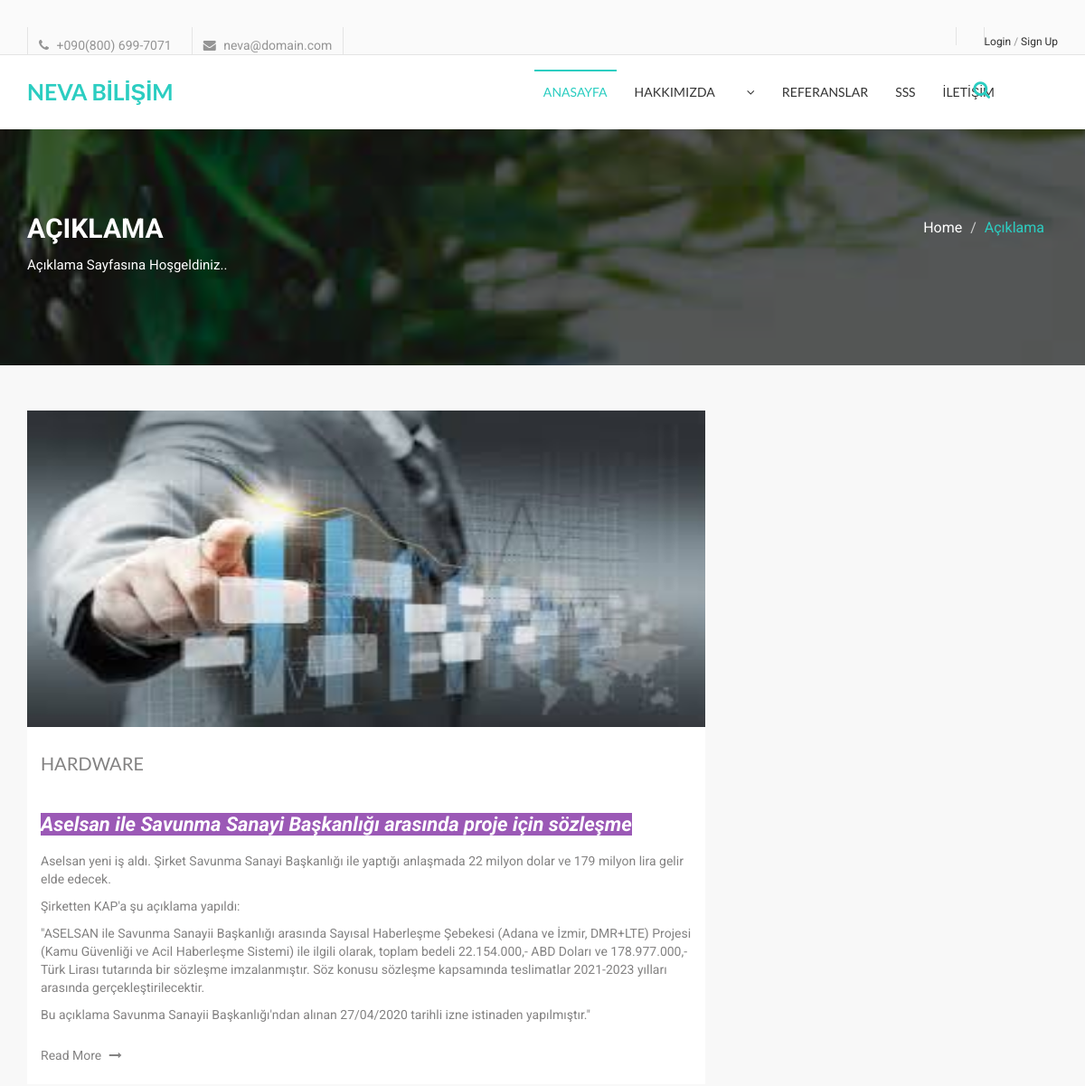
The page /content/9/donanim-projesi/ (upper part) on the database as committed earlier.
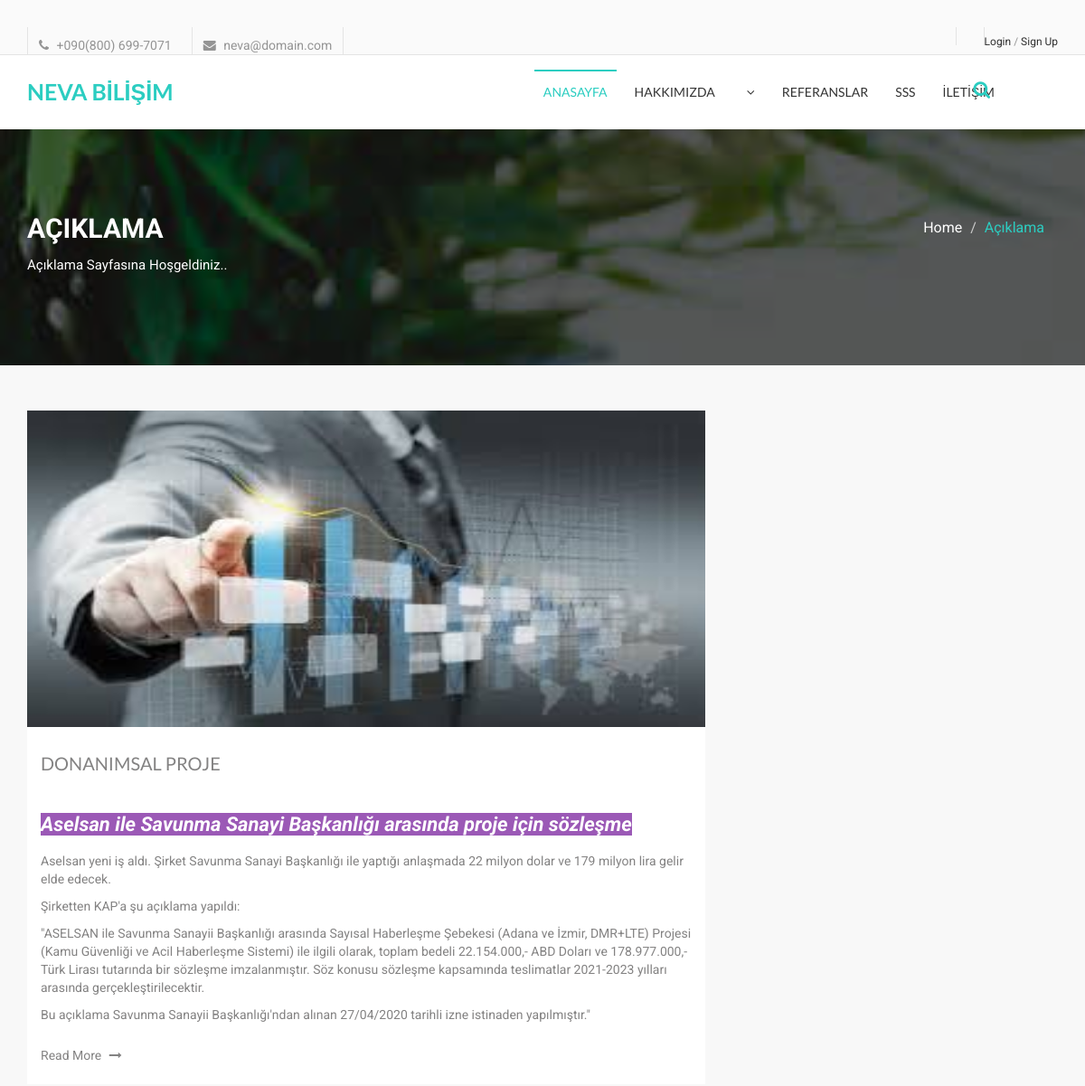
The same page on the database as committed later.
### content/models.py (models this page shows, shortened)
class Content(models.Model):
    STATUS = (
        ('True', 'Evet'),
        ('False', 'Hayır'),
    )
    user = models.ForeignKey(User, on_delete=models.SET_NULL, null=True)
    category = models.ForeignKey(Category, on_delete=models.CASCADE)  # relation with Category table
    title = models.CharField(max_length=150)
    keywords = models.CharField(blank=True, max_length=255)
    description = models.CharField(blank=True, max_length=255)
    image = models.ImageField(upload_to='images/')
    detail = RichTextUploadingField()
    slug = models.SlugField(null=False, unique=True)
    status = models.CharField(max_length=10, choices=STATUS)
    create_at = models.DateTimeField(auto_now_add=True)
    update_at = models.DateTimeField(auto_now=True)
    def image_tag(self):
        return mark_safe('<img src="{}" height="50"/>'.format(self.image.url))
    image_tag.short_description = 'Image'

### home/views.py (the view)
# urls.py: path('content/<int:id>/<slug:slug>/', views.content_detail, name='content_detail'),
def content_detail(request, id, slug):
    category = Category.objects.all()
    profil = None
    currentuser_id = request.user.id
    if currentuser_id is not None:
        profil = UserProfile.objects.get(user_id=currentuser_id)
    try:
        content = Content.objects.get(pk=id)
        images = Images.objects.filter(content_id=id)
        comments = Comment.objects.filter(content_id=id, status='True')
        context = {
            'content': content, 'slug': slug, 'category': category, 'images': images, 'comments': comments, 'profil': profil,
        }
        return render(request, 'content_detail.html', context)
    except:
        messages.warning(request, "Hata ! İlgili içerik bulunamadı ")
    link = '/error'
    return HttpResponseRedirect(link)

### home/templates/content_detail.html (shortened to what this page needs)
{% extends "homebase.html" %}
{% block head %}
    {% load static %}
    <link href="{% static 'main.css' %}" rel="stylesheet">
{% endblock %}
{% block body %}
    <section id="single-page-header">
        <div class="overlay">
            <div class="container">
                <div class="row">
                    <div class="col-md-6 col-sm-6 col-xs-12">
                        <div class="single-page-header-left">
                            <h2>Açıklama</h2>
                            <p>Açıklama Sayfasına Hoşgeldiniz..</p>
                        </div>
                    </div>
                    <div class="col-md-6 col-sm-6 col-xs-12">
                        <div class="single-page-header-right">
                            <ol class="breadcrumb">
                                <li><a href="#">Home</a></li>
                                <li class="active">Açıklama</li>
                            </ol>
                        </div>
                    </div>
                </div>
            </div>
        </div>
    </section>
    <section id="blog-archive">
        <div class="container">
            <div class="row">
                <div class="col-md-12">
                    <div class="blog-archive-area">
                        <div class="row">
                            <div class="col-md-8">
                                <div class="blog-archive-left">
                                    <article class="blog-news-single">
                                        <div class="blog-news-img">
                                            <a href="blog-single-with-right-sidebar.html"><img
                                                    src="{{ content.image.url }}" alt="image"></a>
                                        </div>
                                        <div class="blog-news-title">
                                            <h2><a href="blog-single-with-right-sidebar.html">{{ content.title }}</a></h2>
                                        </div>
                                        <div class="blog-news-details">
                                            <p>{{ content.detail|safe }} </p>
                                            <a class="blog-more-btn" href="blog-single-with-right-sidebar.html">Read
                                                More <i class="fa fa-long-arrow-right"></i></a>
                                        </div>
                                    </article>
                                </div>
                            </div>
                        </div>
                    </div>
                </div>
            </div>
        </div>
    </section>
{% endblock %}

Rows that differ between the two databases and show on the page:
changed Content: title "HARDWARE" → "DONANIMSAL PROJE"
